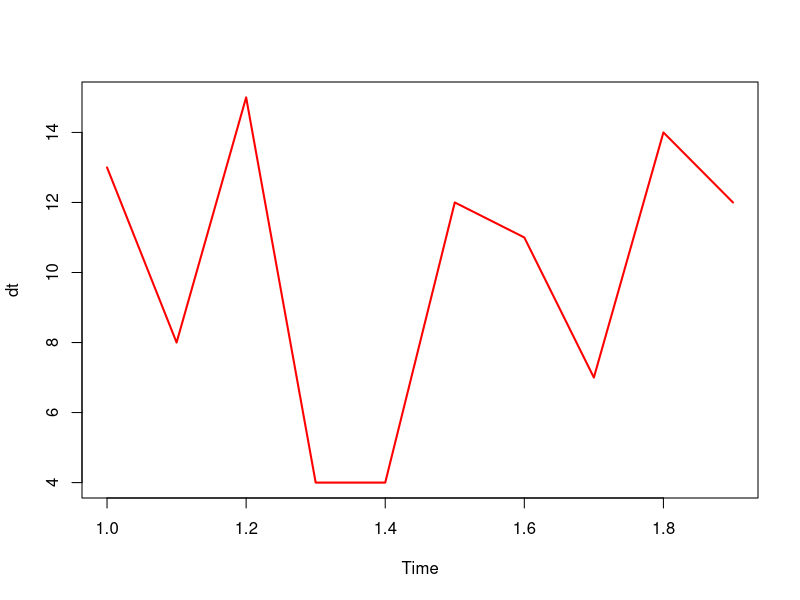
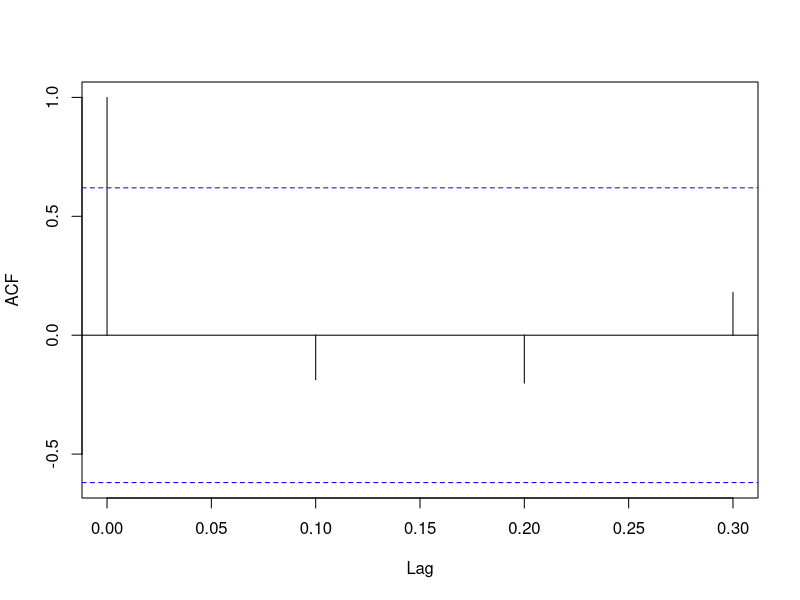
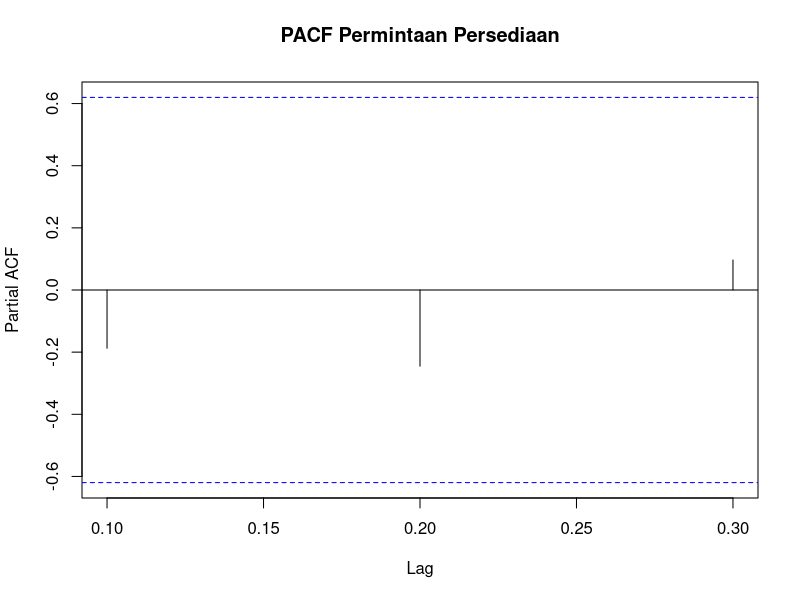
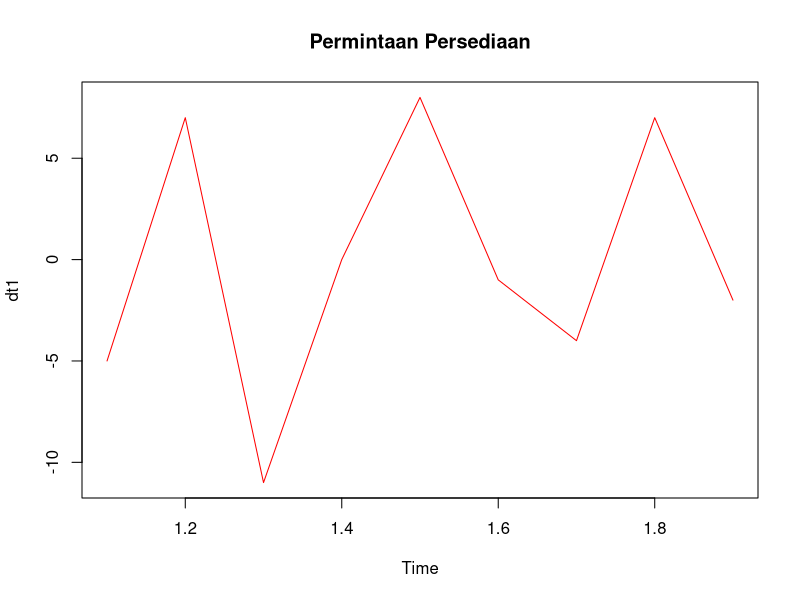

Reproduce these figures in R, in order.
data=matrix(c(13,8,15,4,4,12,11,7,14,12),byrow = T)
library(tseries)

dt=ts(data,frequency=10)
dt
ts.plot(dt,main="",col="red",lwd=2)
adf.test(dt)

#ACF PACF data awal (sebelum differencing)
acf(dt, main="",lag=3)
pacf(dt,main="PACF Permintaan Persediaan",lag=3)
#lag=... itu maksudnya kalian mau liat plot acf sama pacfnya sampai lag ke berapa, itu optional diisi tergantung kebutuhan

#Differencing
dt1=diff(dt,differences=1)
dt1
adf.test(dt1)
ts.plot(dt1,main="Permintaan Persediaan",col="red")